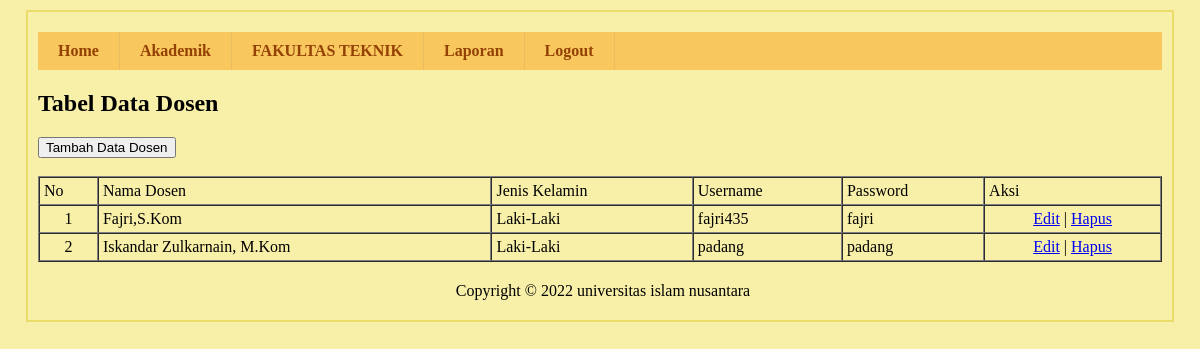
The app's page /sisfo-kampus/media.php?page=dosen (signed in), older data.
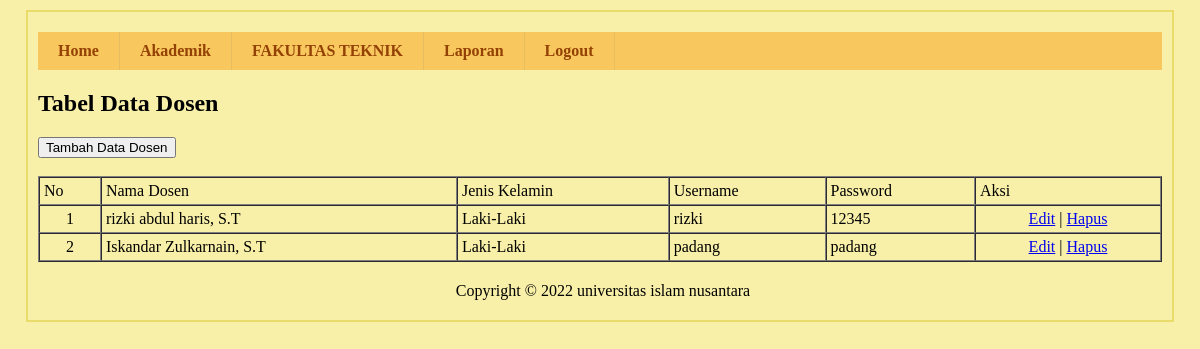
The same page, newer data.
### tables this page shows
CREATE TABLE `tbl_dosen` (
  `kd_dosen` int(5) NOT NULL,
  `nama_dosen` varchar(50) DEFAULT NULL,
  `jenis_kelamin` varchar(15) DEFAULT NULL,
  `username` varchar(100) DEFAULT NULL,
  `password` varchar(100) DEFAULT NULL,
  `aktif` enum('Y','T') DEFAULT 'Y'
);

### sisfo-kampus/tabel/tabel_dosen.php (the view)
<h2>Tabel Data Dosen</h2>
<button type="button" onclick=window.location.href='./media.php?page=form-dosen'>Tambah Data Dosen</button> <br><br>
<table width="100%" border="1" cellpadding="4" cellspacing="0">
    <tr>
        <td>No</td>
        <td>Nama Dosen</td>
        <td>Jenis Kelamin</td>
        <td>Username</td>
        <td>Password</td>
        <td>Aksi</td>
    </tr>
    <?php
    include "koneksi.php";
    $sql = mysqli_query($conn, "SELECT * FROM tbl_dosen ");
    $no = 1;
    while ($row = mysqli_fetch_array($sql)) {
    ?>
        <tr>
            <td align='center'> <?php echo $no; ?> </td>
            <td> <?php echo $row['nama_dosen']; ?> </td>
            <td> <?php echo $row['jenis_kelamin']; ?> </td>
            <td> <?php echo $row['username']; ?> </td>
            <td> <?php echo $row['password']; ?> </td>
            <td align='center'>
                <a href="media.php?page=editdosen&kddosen=<?php echo $row['kd_dosen']; ?>">Edit</a> |
                <a href="media.php?page=hapusdosen&kddosen=<?php echo $row['kd_dosen']; ?>">Hapus</a>
            </td>
        </tr>
    <?php
        $no++;
    }
    ?>
</table>

Row changes from the older to the newer data that the page shows:
changed tbl_dosen: nama_dosen "Fajri,S.Kom" → "rizki abdul haris, S.T"; username "fajri435" → "rizki"; password "fajri" → "12345"
changed tbl_dosen "padang": nama_dosen "Iskandar Zulkarnain, M.Kom" → "Iskandar Zulkarnain, S.T"
